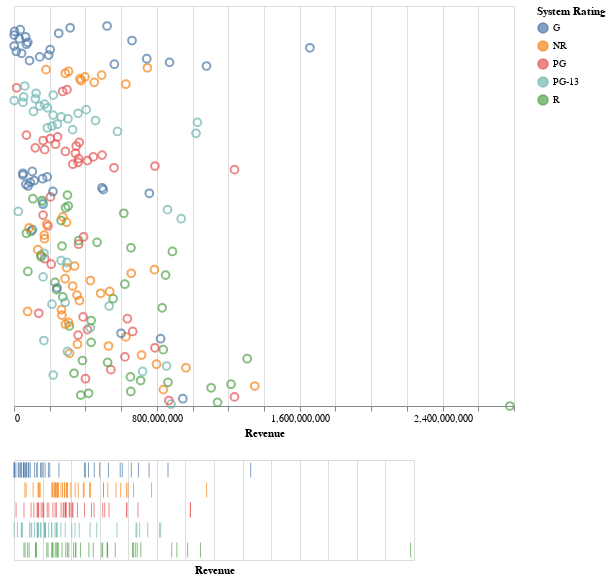

The notebook cell saved with this chart:
### Markdown cell above
This is the blueprint for creating the fourth visualization Revenue of Movies, Altair will be used to create this graph.

__Blueprint:__
   - The format of the dataframe needed for this graph is the same as the previous datarame that was created.
   
   - The style of this graph is the Dot Dash Plot which is found in Altairs Gallery. It is a scatter plot with a x-axis and a y-axis. The x-axis shows the revenue of each movie and the y-axis is not visible. The Dot Dash plots are scatter plot with trick marks protraying the minute seperation of the amount of items in each category within the selection. To create a selection create a box by dragging the mouse. When the mouse hovers over the pionts it projects the name, system rating and the revenue of the movie.

### Code cell
brush= alt.selection(type='interval')# creates selective box
base = alt.Chart(dataframe2).add_selection(brush)

# scatter plot
points1=base.mark_point(size=60).encode(
       y=alt.Y('Range',title='',axis=None),# y-axis
       x = alt.X('Revenue:Q',title='Revenue'),# x-axis
       # interactive shows name,system rating and revenue of movies selected
       tooltip=['Name','System Rating','Revenue of Movie'],
       # color of selective box
       color=alt.condition(brush,'System Rating',alt.value('grey'))).properties(height=400,width=500)

tick_axis=alt.Axis(labels=False,domain=False,ticks=False)# cretes dot dash plot

# dot dash plot
x_ticks=base.mark_tick().encode(
    alt.X('Revenue',axis=tick_axis),# x-axis
    alt.Y('System Rating',axis=tick_axis,title=''),# y-axis
    # interactive shows name, system rating and revenue of movies selected
    tooltip = ['Name','System Rating','Revenue of Movie'],
    # color of selective box
    color=alt.condition(brush,'System Rating',alt.value('lightgrey')))
points1&x_ticks# the two graphs combined

### Figure 1 — Vega-Lite specification as saved in the notebook (floating-point values rounded to 4 significant figures; data arrays with more than 128 entries replaced by an {"elided": "..."} marker saying what was removed)
{"config": {"view": {"continuousWidth": 400, "continuousHeight": 300}}, "vconcat": [{"mark": {"type": "point", "size": 60}, "encoding": {"color": {"condition": {"type": "nominal", "field": "System Rating", "selection": "selector008"}, "value": "grey"}, "tooltip": [{"type": "nominal", "field": "Name"}, {"type": "nominal", "field": "System Rating"}, {"type": "nominal", "field": "Revenue of Movie"}], "x": {"type": "quantitative", "field": "Revenue", "title": "Revenue"}, "y": {"type": "quantitative", "axis": null, "field": "Range", "title": ""}}, "height": 400, "selection": {"selector008": {"type": "interval"}}, "width": 500}, {"mark": "tick", "encoding": {"color": {"condition": {"type": "nominal", "field": "System Rating", "selection": "selector008"}, "value": "lightgrey"}, "tooltip": [{"type": "nominal", "field": "Name"}, {"type": "nominal", "field": "System Rating"}, {"type": "nominal", "field": "Revenue of Movie"}], "x": {"type": "quantitative", "axis": {"domain": false, "labels": false, "ticks": false}, "field": "Revenue"}, "y": {"type": "nominal", "axis": {"domain": false, "labels": false, "ticks": false}, "field": "System Rating", "title": ""}}, "selection": {"selector008": {"type": "interval"}}}], "data": {"name": "data-bb5c432764b933741a105d0d2eaef03b"}, "$schema": "https://vega.github.io/schema/vega-lite/v4.8.1.json", "datasets": {"data-bb5c432764b933741a105d0d2eaef03b": {"elided": "210 records"}}}
